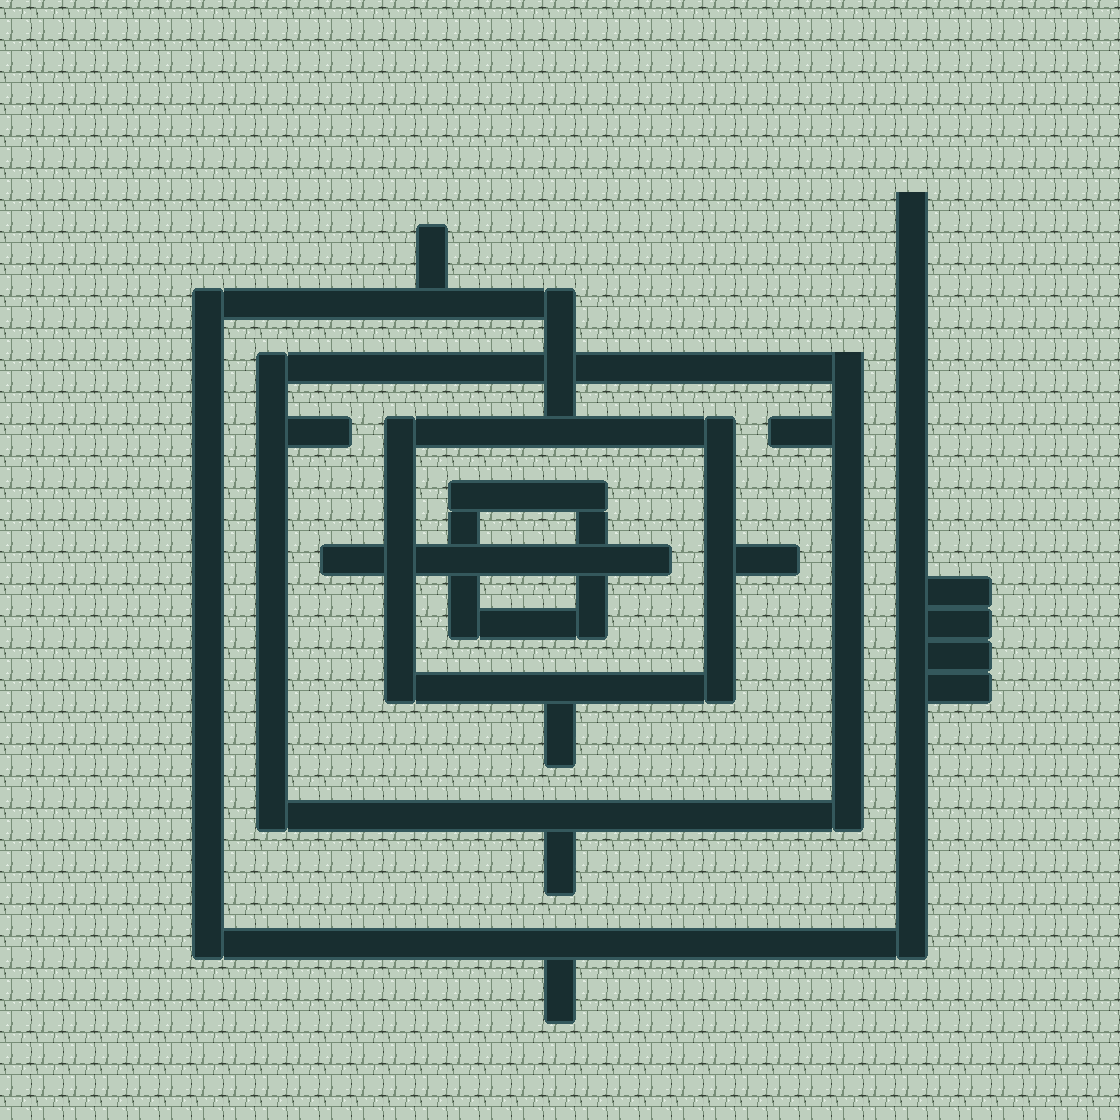

Rendered tile map (Tiled .tmx) drawn with the repository's tilesets; below, a short description and the full map source, tile grids included:
An orthogonal 35x35 tile map with 32x32 px tiles, 1 tile layer (floor) and 2 objects (Start, End).

<map version="1.0" tiledversion="1.1.6" orientation="orthogonal" renderorder="right-down" width="35" height="35" tilewidth="32" tileheight="32" infinite="0" nextobjectid="4">
 <tileset firstgid="1" source="background.tsx" />
 <layer name="floor" width="35" height="35">
  <data encoding="csv">
1,1,1,1,1,1,1,1,1,1,1,1,1,1,1,1,1,1,1,1,1,1,1,1,1,1,1,1,1,1,1,1,1,1,1,
1,1,1,1,1,1,1,1,1,1,1,1,1,1,1,1,1,1,1,1,1,1,1,1,1,1,1,1,1,1,1,1,1,1,1,
1,1,1,1,1,1,1,1,1,1,1,1,1,1,1,1,1,1,1,1,1,1,1,1,1,1,1,1,1,1,1,1,1,1,1,
1,1,1,1,1,1,1,1,1,1,1,1,1,1,1,1,1,1,1,1,1,1,1,1,1,1,1,1,1,1,1,1,1,1,1,
1,1,1,1,1,1,1,1,1,1,1,1,1,1,1,1,1,1,1,1,1,1,1,1,1,1,1,1,1,1,1,1,1,1,1,
1,1,1,1,1,1,1,1,1,1,1,1,1,1,1,1,1,1,1,1,1,1,1,1,1,1,1,1,1,1,1,1,1,1,1,
1,1,1,1,1,1,1,1,1,1,1,1,1,1,1,1,1,1,1,1,1,1,1,1,1,1,1,1,7,1,1,1,1,1,1,
1,1,1,1,1,1,1,1,1,1,1,1,1,3,1,1,1,1,1,1,1,1,1,1,1,1,1,1,7,1,1,1,1,1,1,
1,1,1,1,1,1,1,1,1,1,1,1,1,7,1,1,1,1,1,1,1,1,1,1,1,1,1,1,7,1,1,1,1,1,1,
1,1,1,1,1,1,3,6,6,6,6,6,6,6,6,6,6,3,1,1,1,1,1,1,1,1,1,1,7,1,1,1,1,1,1,
1,1,1,1,1,1,7,1,1,1,1,1,1,1,1,1,1,7,1,1,1,1,1,1,1,1,1,1,7,1,1,1,1,1,1,
1,1,1,1,1,1,7,1,3,6,6,6,6,6,6,6,6,7,6,6,6,6,6,6,6,6,7,1,7,1,1,1,1,1,1,
1,1,1,1,1,1,7,1,7,1,1,1,1,1,1,1,1,7,1,1,1,1,1,1,1,1,7,1,7,1,1,1,1,1,1,
1,1,1,1,1,1,7,1,7,6,5,1,3,6,6,6,6,6,6,6,6,6,3,1,4,6,7,1,7,1,1,1,1,1,1,
1,1,1,1,1,1,7,1,7,1,1,1,7,1,1,1,1,1,1,1,1,1,7,1,1,1,7,1,7,1,1,1,1,1,1,
1,1,1,1,1,1,7,1,7,1,1,1,7,1,4,6,6,6,5,1,1,1,7,1,1,1,7,1,7,1,1,1,1,1,1,
1,1,1,1,1,1,7,1,7,1,1,1,7,1,7,1,1,1,7,1,1,1,7,1,1,1,7,1,7,1,1,1,1,1,1,
1,1,1,1,1,1,7,1,7,1,4,6,7,6,6,6,6,6,6,6,5,1,7,6,5,1,7,1,7,1,1,1,1,1,1,
1,1,1,1,1,1,7,1,7,1,1,1,7,1,7,1,1,1,7,1,1,1,7,1,1,1,7,1,7,6,5,1,1,1,1,
1,1,1,1,1,1,7,1,7,1,1,1,7,1,2,6,6,6,2,1,1,1,7,1,1,1,7,1,7,6,5,1,1,1,1,
1,1,1,1,1,1,7,1,7,1,1,1,7,1,1,1,1,1,1,1,1,1,7,1,1,1,7,1,7,6,5,1,1,1,1,
1,1,1,1,1,1,7,1,7,1,1,1,2,6,6,6,6,6,6,6,6,6,2,1,1,1,7,1,7,6,5,1,1,1,1,
1,1,1,1,1,1,7,1,7,1,1,1,1,1,1,1,1,7,1,1,1,1,1,1,1,1,7,1,7,1,1,1,1,1,1,
1,1,1,1,1,1,7,1,7,1,1,1,1,1,1,1,1,2,1,1,1,1,1,1,1,1,7,1,7,1,1,1,1,1,1,
1,1,1,1,1,1,7,1,7,1,1,1,1,1,1,1,1,1,1,1,1,1,1,1,1,1,7,1,7,1,1,1,1,1,1,
1,1,1,1,1,1,7,1,2,6,6,6,6,6,6,6,6,6,6,6,6,6,6,6,6,6,2,1,7,1,1,1,1,1,1,
1,1,1,1,1,1,7,1,1,1,1,1,1,1,1,1,1,7,1,1,1,1,1,1,1,1,1,1,7,1,1,1,1,1,1,
1,1,1,1,1,1,7,1,1,1,1,1,1,1,1,1,1,2,1,1,1,1,1,1,1,1,1,1,7,1,1,1,1,1,1,
1,1,1,1,1,1,7,1,1,1,1,1,1,1,1,1,1,1,1,1,1,1,1,1,1,1,1,1,7,1,1,1,1,1,1,
1,1,1,1,1,1,2,6,6,6,6,6,6,6,6,6,6,6,6,6,6,6,6,6,6,6,6,6,2,1,1,1,1,1,1,
1,1,1,1,1,1,1,1,1,1,1,1,1,1,1,1,1,7,1,1,1,1,1,1,1,1,1,1,1,1,1,1,1,1,1,
1,1,1,1,1,1,1,1,1,1,1,1,1,1,1,1,1,2,1,1,1,1,1,1,1,1,1,1,1,1,1,1,1,1,1,
1,1,1,1,1,1,1,1,1,1,1,1,1,1,1,1,1,1,1,1,1,1,1,1,1,1,1,1,1,1,1,1,1,1,1,
1,1,1,1,1,1,1,1,1,1,1,1,1,1,1,1,1,1,1,1,1,1,1,1,1,1,1,1,1,1,1,1,1,1,1,
1,1,1,1,1,1,1,1,1,1,1,1,1,1,1,1,1,1,1,1,1,1,1,1,1,1,1,1,1,1,1,1,1,1,1
</data>
 </layer>
 <objectgroup name="GameObjects">
  <object id="1" name="Start" x="512" y="544" width="32" height="32" />
  <object id="3" name="End" x="896" y="192" width="32" height="32" />
 </objectgroup>
</map>
